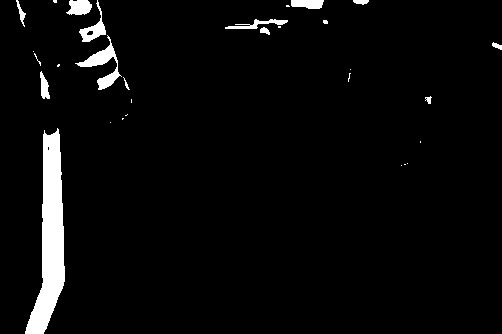
#> input picture lane_following/processed/lane_costmap.png, 502 x 334 px
$ jupyter execute --allow-errors combine_costmap.ipynb
#> lines starting #> are read from the running program, lines starting #| are printed output that depends on the picture; after the words box and inside, x2 and y2 are one past the last pixel; in counts of white or black regions, pixels touching at a corner belong together
[cell 1]
import matplotlib.pyplot as plt
import numpy as np
import cv2

[cell 2]
lane_cm = cv2.imread('./processed/lane_costmap.png')
#> lane_cm is the input picture: shape (334, 502, 3); values 0 (black) and 100 (white), 3.9% white; 30 white regions (17 under 20 px), largest, box (x1, y1, x2, y2) and area: (25, 128, 65, 334) 4074, (75, 35, 122, 90) 678, (79, 0, 106, 42) 350
plt.imshow(cv2.cvtColor(lane_cm, cv2.COLOR_RGB2BGR))

[cell 3]
depth_cm = cv2.imread('./processed/depth_costmap.png')
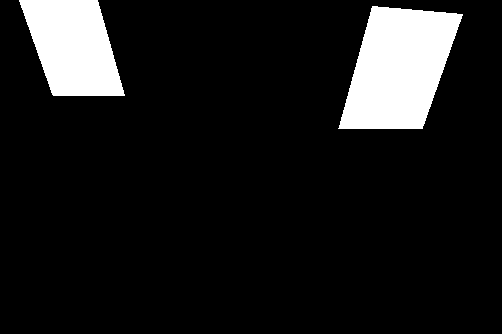
#> input picture lane_following/processed/depth_costmap.png, 502 x 334 px
#> depth_cm is the input picture: shape (334, 502, 3); 10.6% white; 2 white regions, box (x1, y1, x2, y2) and area: (338, 6, 463, 129) 10578, (19, 0, 125, 96) 7272
plt.imshow(cv2.cvtColor(depth_cm, cv2.COLOR_RGB2BGR))

[cell 4]
cost_map = cv2.bitwise_or(depth_cm, lane_cm)
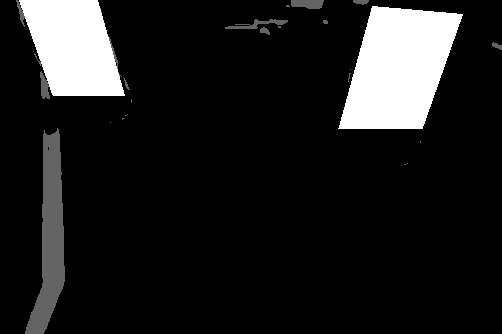
#> cost_map: shape (334, 502, 3); min 0, max 255, mean 30.2
plt.imshow(cv2.cvtColor(cost_map, cv2.COLOR_RGB2BGR))
